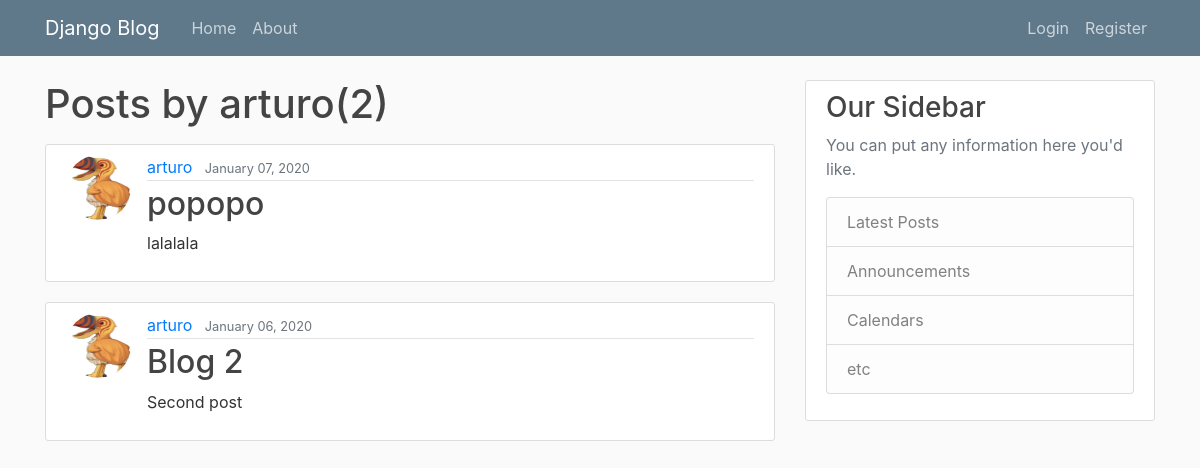
Page /user/arturo on the earlier database version.
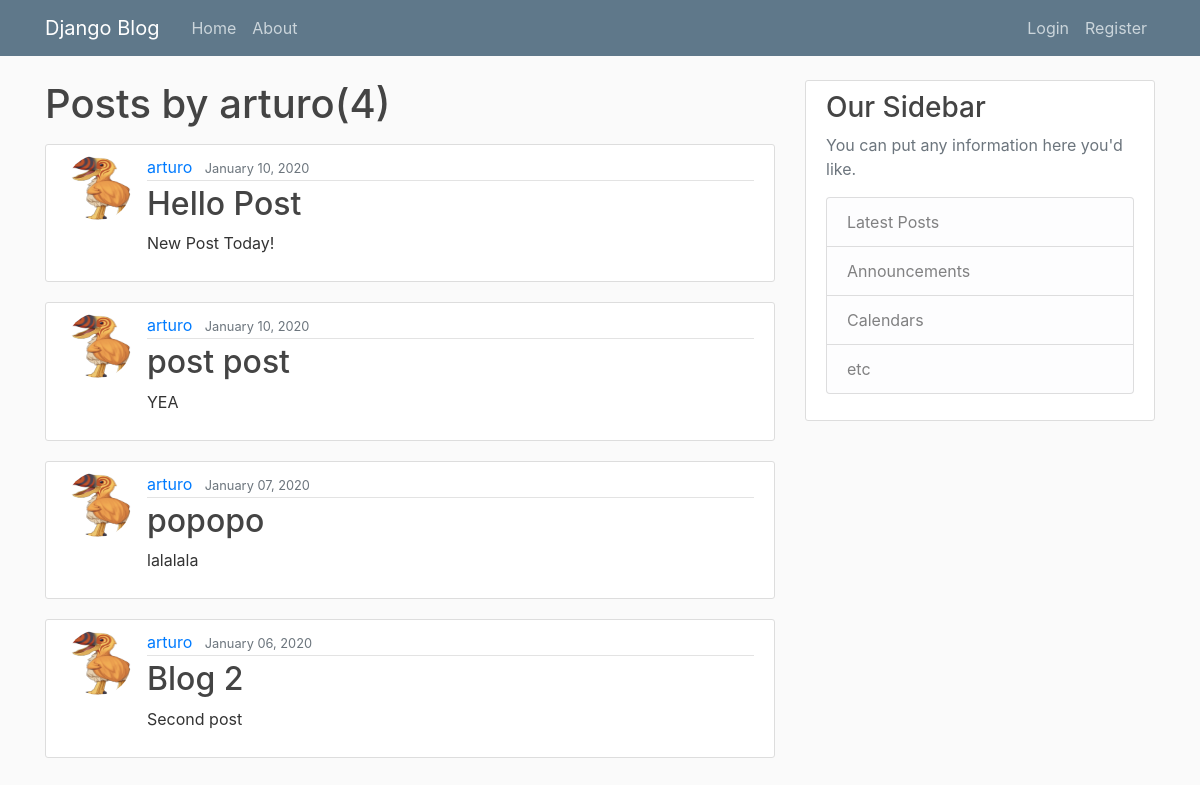
Same page on the later database version.
### blog/models.py (models this page shows, shortened)
class Post(models.Model):
    title = models.CharField(max_length=100)
    content = models.TextField()
    date_posted = models.DateTimeField(default = timezone.now)
    author = models.ForeignKey(User, on_delete = models.CASCADE)

### users/models.py (models this page shows, shortened)
class Profile(models.Model):
    user = models.OneToOneField(User, on_delete=models.CASCADE)
    image = models.ImageField(default='default.jpg', upload_to='profile_pics')

### blog/views.py (the view)
# urls.py: path('user/<str:username>', UserPostListView.as_view(), name='user-posts'),
class UserPostListView(ListView):
    model = Post
    template_name = 'blog/user_posts.html' #app/model_view
    context_object_name = 'posts'
    paginate_by = 4
    def get_queryset(self):
        user = get_object_or_404(User, username=self.kwargs.get('username'))
        return Post.objects.filter(author= user).order_by('-date_posted')

### blog/templates/blog/user_posts.html (shortened to what this page needs)
{% extends "blog/base.html" %}
{% block content %}
<h1 class="mb-3">Posts by {{ view.kwargs.username }}({{ page_obj.paginator.count }})</h1>
{% for post in posts %}
<article class="media content-section">
  <img class="rounded-circle article-img" src="{{ post.author.profile.image.url }}">
  <div class="media-body">
    <div class="article-metadata">
      <a class="mr-2" href="{% url 'user-posts' post.author.username %}">{{ post.author }}</a>
      <small class="text-muted">{{ post.date_posted|date:"F d, Y" }}</small>
    </div>
    <h2><a class="article-title" href="{% url 'post-detail' post.id %}">{{ post.title }}</a></h2>
    <p class="article-content">{{ post.content }}</p>
  </div>
</article>
{% endfor %}
{% endblock content %}

Differences in the rows shown:
added Post: author.profile.image (picture), author "arturo", date_posted "January 10, 2020", title "Hello Post", content "New Post Today!"
added Post: author.profile.image (picture), author "arturo", date_posted "January 10, 2020", title "post post", content "YEA"
Other differences:
{{ page_obj.paginator.count }}: "2" → "4"
